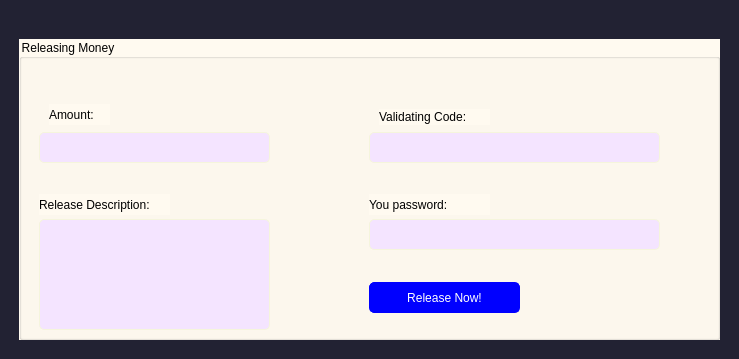
<?xml version="1.0" encoding="UTF-8"?>
<ui version="4.0">
 <class>Exepediture</class>
 <widget class="QDialog" name="Exepediture">
  <property name="geometry">
   <rect>
    <x>0</x>
    <y>0</y>
    <width>739</width>
    <height>359</height>
   </rect>
  </property>
  <property name="windowTitle">
   <string>Dialog</string>
  </property>
  <property name="styleSheet">
   <string notr="true">font: 12pt &quot;Arial&quot;;
background-color: rgb(34, 34, 51);</string>
  </property>
  <widget class="QGroupBox" name="groupBox">
   <property name="geometry">
    <rect>
     <x>19</x>
     <y>39</y>
     <width>701</width>
     <height>301</height>
    </rect>
   </property>
   <property name="styleSheet">
    <string notr="true">font: 10pt &quot;Arial&quot;;
background-color:floralwhite;
color: rgb(0, 0, 0);</string>
   </property>
   <property name="title">
    <string>Releasing Money</string>
   </property>
   <widget class="QLabel" name="label">
    <property name="geometry">
     <rect>
      <x>30</x>
      <y>65</y>
      <width>61</width>
      <height>21</height>
     </rect>
    </property>
    <property name="text">
     <string>Amount:</string>
    </property>
   </widget>
   <widget class="QLineEdit" name="amount">
    <property name="geometry">
     <rect>
      <x>20</x>
      <y>93</y>
      <width>231</width>
      <height>31</height>
     </rect>
    </property>
    <property name="styleSheet">
     <string notr="true">border-radius:5px;
border: 1px solid beige;
color: black;
border-collapse:collapse;
background-color: rgb(244, 228, 255);</string>
    </property>
   </widget>
   <widget class="QLabel" name="label_2">
    <property name="geometry">
     <rect>
      <x>360</x>
      <y>70</y>
      <width>111</width>
      <height>16</height>
     </rect>
    </property>
    <property name="text">
     <string>Validating Code:</string>
    </property>
   </widget>
   <widget class="QLineEdit" name="code">
    <property name="geometry">
     <rect>
      <x>350</x>
      <y>93</y>
      <width>291</width>
      <height>31</height>
     </rect>
    </property>
    <property name="styleSheet">
     <string notr="true">border-radius:5px;
border: 1px solid beige;
color: black;
border-collapse:collapse;
background-color: rgb(244, 228, 255);</string>
    </property>
    <property name="echoMode">
     <enum>QLineEdit::Password</enum>
    </property>
   </widget>
   <widget class="QLabel" name="label_3">
    <property name="geometry">
     <rect>
      <x>20</x>
      <y>155</y>
      <width>131</width>
      <height>21</height>
     </rect>
    </property>
    <property name="text">
     <string>Release Description:</string>
    </property>
   </widget>
   <widget class="QPlainTextEdit" name="descp">
    <property name="geometry">
     <rect>
      <x>20</x>
      <y>180</y>
      <width>231</width>
      <height>111</height>
     </rect>
    </property>
    <property name="styleSheet">
     <string notr="true">border-radius:5px;
border: 1px solid beige;
color: black;
border-collapse:collapse;
background-color: rgb(244, 228, 255);</string>
    </property>
   </widget>
   <widget class="QLabel" name="label_4">
    <property name="geometry">
     <rect>
      <x>350</x>
      <y>155</y>
      <width>121</width>
      <height>21</height>
     </rect>
    </property>
    <property name="text">
     <string>You password:</string>
    </property>
   </widget>
   <widget class="QLineEdit" name="password">
    <property name="geometry">
     <rect>
      <x>350</x>
      <y>180</y>
      <width>291</width>
      <height>31</height>
     </rect>
    </property>
    <property name="styleSheet">
     <string notr="true">border-radius:5px;
border: 1px solid beige;
color: black;
border-collapse:collapse;
background-color: rgb(244, 228, 255);</string>
    </property>
    <property name="echoMode">
     <enum>QLineEdit::Password</enum>
    </property>
   </widget>
   <widget class="QPushButton" name="pushButton">
    <property name="geometry">
     <rect>
      <x>350</x>
      <y>243</y>
      <width>151</width>
      <height>31</height>
     </rect>
    </property>
    <property name="styleSheet">
     <string notr="true">border-radius:5px;
border: 1px solid blue;
color: white;
border-collapse:collapse;
background-color: blue;</string>
    </property>
    <property name="text">
     <string>Release Now!</string>
    </property>
   </widget>
  </widget>
 </widget>
 <resources/>
 <connections/>
</ui>
